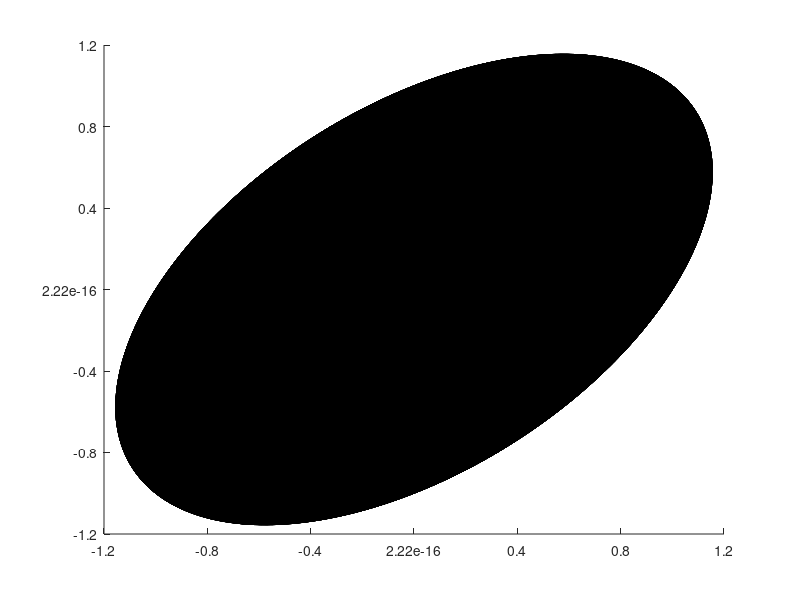

Reproduce this figure in MATLAB. (Note: this script raises an error after producing the figure.)
clc
close all
clear
% Constants for the Hill 1948 plasticity model
% Sig00 = 1; % Yield stress in uniaxial tension along the rolling direction
% Sig90 = .9; % Yield stress in uniaxial tension along the transverse direction
% Sigb = 1.2; % Yield stress in uniaxial tension along the normal direction
%%
% Sig00 = 335.4;
% Sig15 = 335.1;
% Sig30 = 338.1;
% Sig45 = 343.2;
% Sig65 = 349.1;
% Sig75 = 356.1;
% Sig90 = 359.4;
% Sigb = 345;
% Sigshear = 330;
%%
Sig00 = 340;
Sig15 = 340;
Sig30 = 340;
Sig45 = 340;
Sig65 = 340;
Sig75 = 340;
Sig90 = 340;
Sigb = 340;
Sigshear = 340;
Sigshear = Sigshear/Sig00;
% Tau = 340;
% Tau = Tau/Sig00;
Tau = 1/sqrt(3);


Sig45 =Sig45/Sig00;
Sig90 =Sig90/Sig00;
Sigb =Sigb/Sig00;
Sig00 = 1;
% Calculate F1, G1, and H1 coefficients
F1 = (Sig00/Sig90)^2 - 1 + (Sig00/Sigb)^2;
% F1 = 1;
G1 = 1 - (Sig00/Sig90)^2 + (Sig00/Sigb)^2;
% G1 = 1;
H1 = 1 + (Sig00/Sig90)^2 - (Sig00/Sigb)^2;
% H1 = 1;
% N1 =  (4*(Sig00)^2)/(Sig45)^2 - ((Sig00)^2)/((Sigb)^2);
N1 = (4*(Sig00)^2)/(Sig45)^2 - ((Sig00)^2 - 1/sqrt(3)*Tau^2)/((Sigb)^2);
% N1 = (4*(Sig00)^2)/(Sig45)^2 - ((Sig00)^2 + Tau^2)/((Sigb)^2);
% N1 = 3;
% N1 = 0;
% Range of stress components
sigma1_range = linspace(-1.2, 1.2, 100);
sigma2_range = linspace(-1.2, 1.2, 100);
tau12_range = linspace(-1, 1, 100);

xlim([-1.2 1.2])
xticks(-1.2:0.4:1.2)
ylim([-1.2 1.2])
yticks(-1.2:0.4:1.2)
zlim([-1 1])
zticks(-1:0.5:1)

% Create a meshgrid for stress components
[sigma1, sigma2, tau12] = meshgrid(sigma1_range, sigma2_range, tau12_range);

% Calculate the Hill48 yield function value for plane stress conditions (sigma3 = 0)
hill48 = (G1  * (sigma1.^2) + F1  * (sigma2.^2) +  H1 * (sigma1 - sigma2).^2)/2 + N1*(tau12.^2);

% Calculate the von Mises yield criterion value for plane stress conditions (sigma3 = 0)
vonMises = sqrt(.5*((sigma1 - sigma2).^2 + sigma2.^2 + sigma1.^2) + 3 * tau12.^2);

% Create a 3D surface plot
% figure('defaultAxesColorOrder',[0 0 0; 0 0 1; 0 0 1; 0 0 1;])
% figure
isosurface_threshold = 1;
h2 = patch(isosurface(sigma1, sigma2, tau12, vonMises, isosurface_threshold));
% set(h2, 'FaceColor', 'b', 'EdgeColor', 'none', 'FaceAlpha', 0.3);
ctau12 = smooth3(rand(size(tau12)),'box',5);
isonormals(sigma1, sigma2, tau12,vonMises,h2)
isocolors(sigma1, sigma2, tau12,tau12,h2)
h2.FaceColor = 'interp';
h2.EdgeColor = 'none';
colorbar('Limits',[-0.6 0.6])
set(h2, 'FaceAlpha', 1);
% axis tight
% camlight
% lighting gouraud
% h1 = patch(isosurface(sigma1, sigma2, tau12, hill48, isosurface_threshold));
% set(h1, 'FaceColor', 'b', 'EdgeColor', 'none', 'FaceAlpha', 0.3);
% hold on;


% xlabel('Stress Component 1 (\sigma_{11})');
xlabel('\sigma_{11}','Rotation',20);
ylabel('\sigma_{22}','Rotation',-25);
zlabel('\tau_{12}');
% title('3D Surface Plot of Hill48 Plasticity Model and von Mises Yield Criterion under Plane Stress Conditions');
axis equal;
grid on;
view(3);
view(gca,[-17.31 41.14]);

% Experimental results from the pure shear test
SH_sigma1 = 0; % Replace with your experimental value
SH_sigma2 = 0; % Replace with your experimental value
SH_tau12 = Tau; % Replace with your experimental value
% Experimental results from the 0° shear test
SH_0_sigma1 = Sigshear/sqrt(3); 
SH_0_sigma2 = -Sigshear/sqrt(3);
SH_0_tau12 = 0; 
% Experimental results from the 0° tension
T0_sigma1 = Sig00; 
T0_sigma2 = 0; 
T0_tau12 = 0; 
% Experimental results from the 45° tension
T45_sigma1 = Sig45/2; 
T45_sigma2 = Sig45/2; 
T45_tau12 = Sig45/2; 
% Experimental results from the 90°
T90_sigma1 = 0; 
T90_sigma2 = Sig90; 
T90_tau12 = 0;
% Experimental results from the Biaxial
Tb_sigma1 = Sigb; 
Tb_sigma2 = Sigb; 
Tb_tau12 = 0;
% Plot the experimental point on the 3D surface
hold on;
plot3(SH_sigma1, SH_sigma2, SH_tau12, 'bo', 'MarkerSize', 8, 'MarkerFaceColor', 'b');
plot3(SH_0_sigma1, SH_0_sigma2, SH_0_tau12, 'ro', 'MarkerSize', 8, 'MarkerFaceColor', 'r');
plot3(T0_sigma1, T0_sigma2, T0_tau12, 'ro', 'MarkerSize', 8, 'MarkerFaceColor', 'r');
plot3(T90_sigma1, T90_sigma2, T90_tau12, 'ro', 'MarkerSize', 8, 'MarkerFaceColor', 'r');
plot3(Tb_sigma1, Tb_sigma2, Tb_tau12, 'ro', 'MarkerSize', 8, 'MarkerFaceColor', 'r');
plot3(T45_sigma1, T45_sigma2, T45_tau12, 'bo', 'MarkerSize', 8, 'MarkerFaceColor', 'b');

set(gca,'xcolor','k','ycolor','k','zcolor','k','linewidth',1.5,'FontSize',14,'GridColor',...
    [0 0 1])
% legend('Hill48 Yield Surface', 'von Mises Yield Surface', 'Experimental Result');
% l = legend({'Mon Mises','Experimental'}...
%     ,'FontSize',12,'location','northeast');
legend off
% hold off;
% legend boxoff
% grid off
set(h2, 'FaceAlpha', 0.3);
colormap('jet');
print(gcf,'-dtiffn','Mises_3D_full')
%%
view(gca,[0.289609607886099 90]);
xlim([-1.5 1.5])
xticks(-1.5:0.5:1.5)
ylim([-1.5 1.5])
yticks(-1.5:0.5:1.5)
% l = legend({'Mon Mises','Experimental'}...
%     ,'FontSize',12,'location','northeastoutside');
legend off
% hold off;
set(h2, 'FaceAlpha', 0.5);
colormap('jet');
print(gcf,'-dtiffn','Mises_2D_full')
%%
view([-17 20]);
xlim([0 1.2])
xticks(0:0.2:1.2)
ylim([-1.2 1.2])
yticks(-1.2:0.4:1.2)
zlim([0 0.6])
zticks(0:0.2:0.6)
colorbar off
colormap('jet');
set(h2, 'FaceAlpha', 0.3);
line([0,0,0],[0,1.2,0],'Color','r',...
    'LineStyle','-','LineWidth',2)
hold on
line([1.2,0,0],[0,0,0],'Color','r',...
    'LineStyle','-','LineWidth',2)
hold on
% line([0,0,0],[1.1,1.1,0],'Color','r',...
%     'LineStyle','-','LineWidth',3)
% hold on
m1=[0 1.1];
m2=[0 1.1];
m3=[0 0];
plot3(m1,m2,m3,'Color','r',...
    'LineStyle','-','LineWidth',2)
n1=[0 0];
n2=[0 0];
n3=[0 1];
plot3(n1,n2,n3,'Color','b',...
    'LineStyle','-','LineWidth',2)
print(gcf,'-dtiffn','Mises_3D_full_2')
